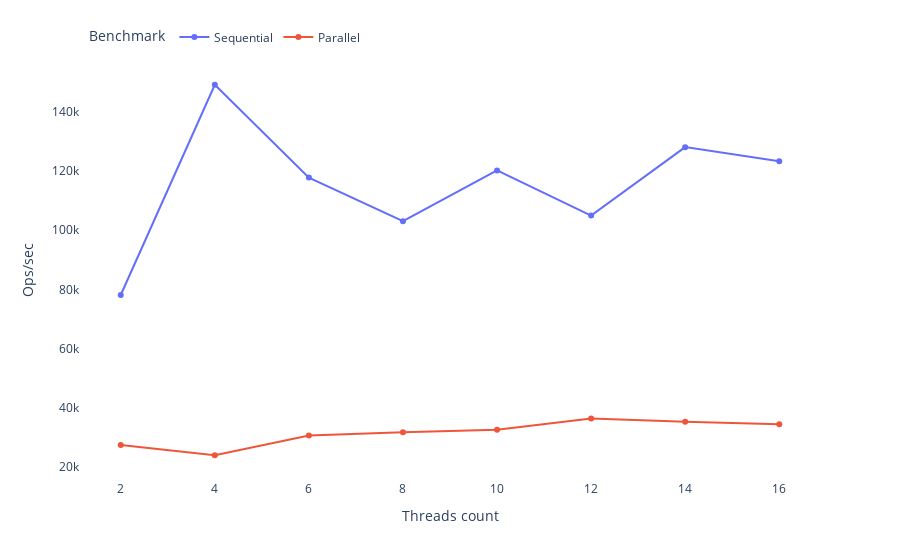

The code cell stored with this chart in its notebook:
### Markdown cell above
## 1000 items

### Code cell
items = 1000
chart = create_chart(scores.loc[scores['size']==items])
write_chart(chart,profile,f'{benchmark}-{items}')
chart

### Figure 1 — Plotly figure (JSON) as saved in the notebook; plotly's stock layout.template omitted (floating-point values rounded to 4 significant figures)
{"data": [{"hovertemplate": "Benchmark=Sequential<br>Threads count=%{x}<br>Ops/sec=%{y}<extra></extra>", "legendgroup": "Sequential", "line": {"color": "#636efa", "dash": "solid"}, "marker": {"symbol": "circle"}, "mode": "lines+markers", "name": "Sequential", "orientation": "v", "showlegend": true, "type": "scatter", "x": [2, 4, 6, 8, 10, 12, 14, 16], "xaxis": "x", "y": [78070.0, 149300.0, 117800.0, 103100.0, 120300.0, 105000.0, 128200.0, 123400.0], "yaxis": "y"}, {"hovertemplate": "Benchmark=Parallel<br>Threads count=%{x}<br>Ops/sec=%{y}<extra></extra>", "legendgroup": "Parallel", "line": {"color": "#EF553B", "dash": "solid"}, "marker": {"symbol": "circle"}, "mode": "lines+markers", "name": "Parallel", "orientation": "v", "showlegend": true, "type": "scatter", "x": [2, 4, 6, 8, 10, 12, 14, 16], "xaxis": "x", "y": [27270.0, 23780.0, 30440.0, 31610.0, 32420.0, 36230.0, 35140.0, 34310.0], "yaxis": "y"}], "layout": {"autosize": true, "legend": {"orientation": "h", "title": {"text": "Benchmark"}, "tracegroupgap": 0, "x": 0.01, "xanchor": "left", "y": 1.02, "yanchor": "bottom"}, "margin": {"t": 60}, "plot_bgcolor": "rgba(0, 0, 0, 0)", "xaxis": {"anchor": "y", "autorange": true, "domain": [0, 1], "dtick": 2, "range": [1.162, 16.84], "tick0": 2, "title": {"text": "Threads count"}, "type": "linear"}, "yaxis": {"anchor": "x", "autorange": true, "domain": [0, 1], "range": [14060.0, 159000.0], "title": {"text": "Ops/sec"}, "type": "linear"}}}
